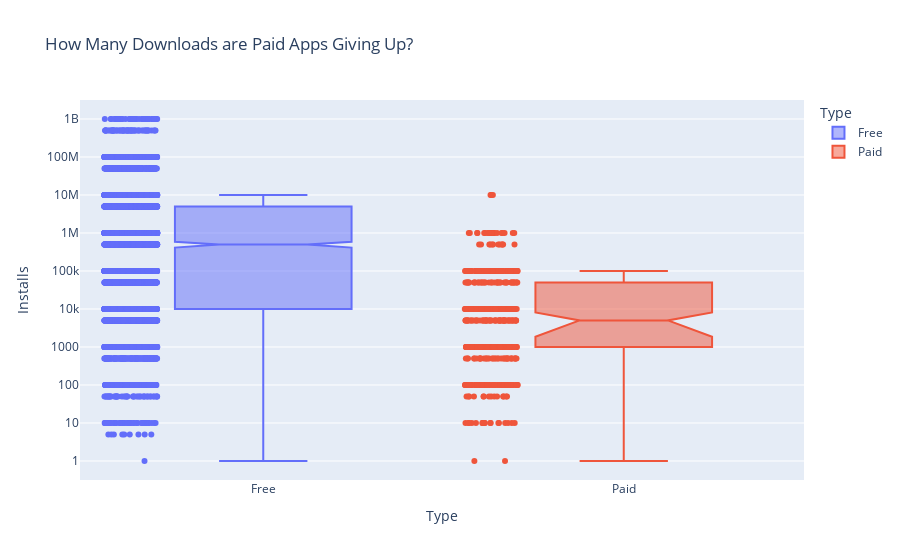

Notebook cell for this chart:
### Markdown cell above
**Challenge**: Use the plotly express bar [chart examples](https://plotly.com/python/bar-charts/#bar-chart-with-sorted-or-ordered-categories) and the [.bar() API reference](https://plotly.com/python-api-reference/generated/plotly.express.bar.html#plotly.express.bar) to create this bar chart: 

<img src=https://imgur.com/LE0XCxA.png>

You'll want to use the `df_free_vs_paid` DataFrame that you created above that has the total number of free and paid apps per category. 

See if you can figure out how to get the look above by changing the `categoryorder` to 'total descending' as outlined in the documentation here [here](https://plotly.com/python/categorical-axes/#automatically-sorting-categories-by-name-or-total-value).

### Code cell
box = px.box(df_apps_clean,
             y='Installs',
             x='Type',
             color='Type',
             notched=True,
             points='all',
             title='How Many Downloads are Paid Apps Giving Up?')
 
box.update_layout(yaxis=dict(type='log'))
 
box.show()

### Figure 1 — Plotly figure (JSON) as saved in the notebook; plotly's stock layout.template omitted (floating-point values rounded to 4 significant figures; data arrays with more than 128 entries replaced by an {"elided": "..."} marker saying what was removed)
{"data": [{"alignmentgroup": "True", "boxpoints": "all", "hovertemplate": "Type=%{x}<br>Installs=%{y}<extra></extra>", "legendgroup": "Free", "marker": {"color": "#636efa"}, "name": "Free", "notched": true, "offsetgroup": "Free", "orientation": "v", "showlegend": true, "type": "box", "x": {"elided": "8278 str values"}, "x0": " ", "xaxis": "x", "y": {"elided": "8278 int values"}, "y0": " ", "yaxis": "y"}, {"alignmentgroup": "True", "boxpoints": "all", "hovertemplate": "Type=%{x}<br>Installs=%{y}<extra></extra>", "legendgroup": "Paid", "marker": {"color": "#EF553B"}, "name": "Paid", "notched": true, "offsetgroup": "Paid", "orientation": "v", "showlegend": true, "type": "box", "x": {"elided": "598 str values"}, "x0": " ", "xaxis": "x", "y": {"elided": "598 int values"}, "y0": " ", "yaxis": "y"}], "layout": {"autosize": true, "boxmode": "overlay", "legend": {"title": {"text": "Type"}, "tracegroupgap": 0}, "title": {"text": "How Many Downloads are Paid Apps Giving Up?"}, "xaxis": {"anchor": "y", "autorange": true, "categoryarray": ["Free", "Paid"], "categoryorder": "array", "domain": [0, 1], "range": [-0.5059, 1.5], "title": {"text": "Type"}, "type": "category"}, "yaxis": {"anchor": "x", "autorange": true, "domain": [0, 1], "range": [-0.5, 9.5], "title": {"text": "Installs"}, "type": "log"}}}
